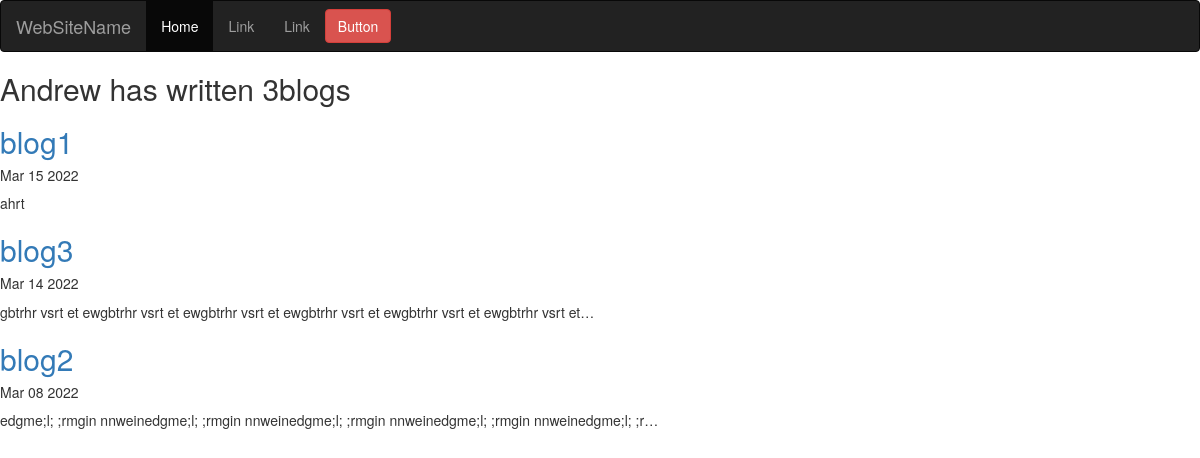
Screenshot of /blog/ with the database file from the repository.
### blog/models.py (models this page shows, shortened)
class Blog(models.Model):
    title = models.CharField(max_length=100)
    description = models.TextField(max_length=750)
    date = models.DateField()

### blog/views.py (the view)
# urls.py: path('', views.all_blogs, name = 'all_blogs'),
def all_blogs(request):
    blogs = Blog.objects.order_by('-date')
    return render(request, 'blog/all_blogs.html', {'blogs': blogs})

### blog/templates/blog/all_blogs.html
{% extends 'portfolio/base.html' %}
{% block content %}
<h2>Andrew has written {{blogs.count}}blog{{blogs.count|pluralize}}</h2>
{%for blog in blogs %}
<a href="{% url 'blog:detail' blog.id %}"><h2>{{blog.title}}</h2></a>
<h5>{{blog.date|date:'M d Y'}}</h5>
<p>{{blog.description|striptags|truncatechars:100}}</p>
{%endfor%}
{% endblock %}

### rows the page displays
Blog: title "blog1", date "Mar 15 2022", description "ahrt"
Blog: title "blog3", date "Mar 14 2022", description "gbtrhr vsrt et ewgbtrhr vsrt et ewgbtrhr vsrt et ewgbtrhr vsrt et ewgbtrhr vsrt et ewgbtrhr vsrt et…"
Blog: title "blog2", date "Mar 08 2022", description "edgme;l; ;rmgin nnweinedgme;l; ;rmgin nnweinedgme;l; ;rmgin nnweinedgme;l; ;rmgin nnweinedgme;l; ;r…"

### other values shown
{{ blogs.count }} "3"
